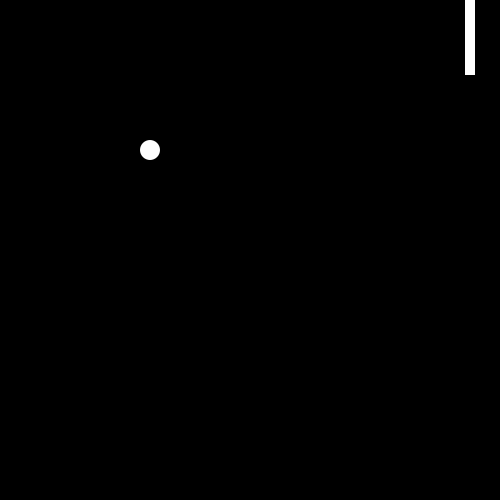
Frame 1 (no input)
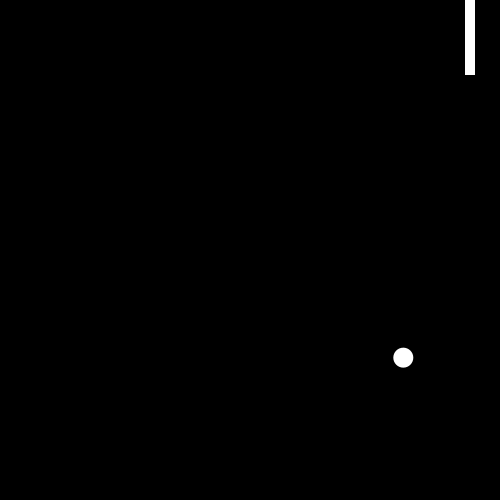
Frame 60 (the mouse pressed at the canvas centre just before this capture)
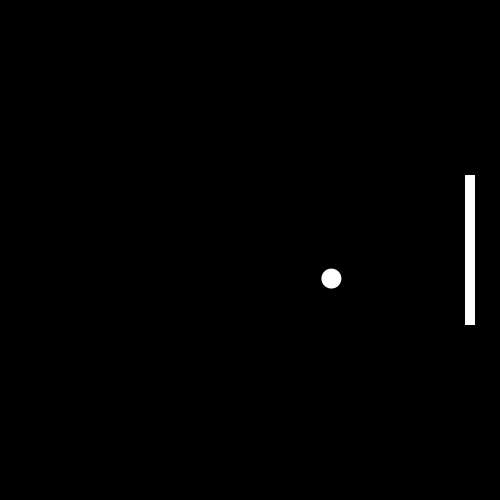
Frame 120 (the mouse held since frame 60 and released just before this capture)

The Processing sketch that drew these frames (run headless with seeded random() and noise(); from frame 60 on, the mouse is pressed at the canvas centre):

// Processing sketch: Pong
// ── Pong.pde
float x = 150;
float y = 150;
float speedX = random(3,5);
float speedY = random (3,5);
float diam = 20;
int esp = 10;
float rectSize = 150;

void setup() {
  size(500,500);
  //fullScreen();
  noStroke();
  fill(255);
  rectMode(CENTER);
}

void draw() {
  background(0);
  
  ellipse(x,y, diam, diam);
  rect(width-30, mouseY, esp, rectSize);
  
  x = x+speedX;
  y = y+speedY;
  
  if (x > width) {
    x = 150;
    y = 150;
    speedX = (random(3,5));
    speedY = (random(3,5));
    
  } else if ( x < 0 +diam/2) {
    speedX = speedX * -1.1;
  }
  
  if (y > height - diam/2 || y < 0 + diam/2) {
    speedY = speedY *-1;
    y = y +speedY;
  }
  
  if(x > width -30 - diam/2 && x < width-25 +diam/2 && y > mouseY-rectSize/2 && y < mouseY + rectSize/2)
  {
    speedX = -speedX;
  }
}
 
